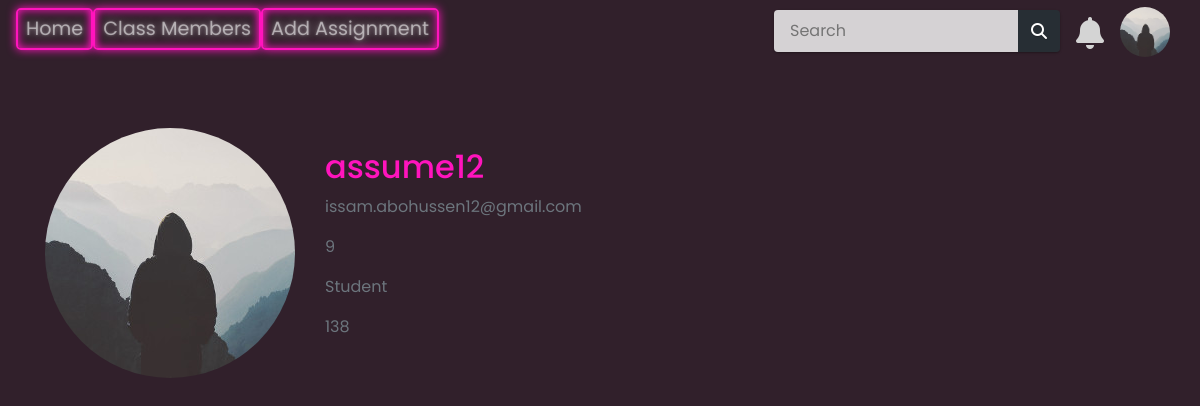
Page /assume12 (signed in) on the committed database.
### tables this page shows
CREATE TABLE users (id INTEGER PRIMARY KEY AUTOINCREMENT NOT NULL, username TEXT NOT NULL, email TEXT NOT NULL, password TEXT NOT NULL, role TEXT NOT NULL, school TEXT NOT NULL, grade TEXT NOT NULL, profile_pic TEXT NOT NULL, groupNumber INTEGER NOT NULL);

### app.py (the view)
@app.route('/<username>', methods=['GET', 'POST'])
@login_required
def profile_from_others(username):
    user = db.execute("SELECT * FROM users WHERE username = ?;", username)
    if len(user) != 1:
        flash("Page not found", "error")
        return redirect("/")
    elif user[0]["id"] == session["user_id"]:
        return redirect("/profile")
    else:
        username = user[0]["username"]
        email = user[0]["email"]
        password = user[0]["password"]
        role = user[0]["role"]
        grade = user[0]["grade"]
        profile_pic_path = user[0]["profile_pic"]
        image_file = profile_pic_path
        groupNumber = user[0]["groupNumber"]
        navbar_data = get_navbar_data(session["user_id"])
        return render_template('other_user_profile.html', title='Account', image_file=os.path.join(app.config["UPLOAD_FODER"], image_file), username=username, email=email, password=password, role=role, grade=grade,groupNumber=groupNumber, loggedIn="True", navbar_data=navbar_data)

### app.py (called while the page is built)
@app.after_request
def after_request(response):
    response.headers["Cache-Control"] = "no-cache, no-store, must-revalidate"
    response.headers["Expires"] = 0
    response.headers["Pragma"] = "no-cache"
    return response

### helpers.py (called while the page is built, shortened)
def login_required(f):
    @wraps(f)
    def decorated_function(*args, **kwargs):
        if session.get("user_id") is None:
            return redirect("/login")
        return f(*args, **kwargs)
    return decorated_function

def get_navbar_data(userId):
    row = db.execute("SELECT * FROM users WHERE id = ?", userId)
    role = row[0]["role"]
    username = row[0]["username"]
    groupNumber = row[0]["groupNumber"]
    profile_pic_path = row[0]["profile_pic"]
    notifications = db.execute("SELECT * FROM notifications WHERE userId = ? ORDER BY dateTime DESC;", session["user_id"])
    navbar_data = [
        {"username": username,
        "groupNumber": groupNumber,
        "role": role,
        "profile_pic_path": profile_pic_path},
        {"notifications": notifications},
        {"notificationslenght": len(notifications)}
    ]
    return navbar_data

### templates/other_user_profile.html (shortened to what this page needs)
{% extends "base.html" %} {% block title %}Verify{% endblock %} {% block content %}
<head>
    <link rel="stylesheet" href="{{ url_for('static', filename='styles/btn_style.css')}}">
</head>
<body style="background-color: hsl(323 21% 16%);">
</body>
<div class="content-section">
    <div class="media">
        <img class="rounded-circle account-img" src="{{ image_file }}">
        <div class="media-body">
            <h2 class="account-heading username-text">{{ username }}</h2>
            <p class="text-secondary email-text">{{ email }}</p>
            <p class="text-secondary email-text">{{ grade }}</p>
            <p class="text-secondary email-text">{{ role }}</p>
            <p class="text-secondary email-text">{{ groupNumber }}</p>
        </div>
    </div>
    <br />
</div>
{% endblock %}

### templates/base.html (shortened to what this page needs)
<!DOCTYPE html>
<html>
<head>
    <link rel="stylesheet" href="https://stackpath.bootstrapcdn.com/bootstrap/4.4.1/css/bootstrap.min.css" />
    <link rel="stylesheet" href="https://stackpath.bootstrapcdn.com/font-awesome/4.7.0/css/font-awesome.min.css" />
    <link rel="stylesheet" href="/static/styles/base.css"/>
</head>
<body>
    <nav class="navbar navbar-expand-lg navbar-dark">
        <div class="collapse navbar-collapse" id="navbar">
            <div class="navbar-nav">
                {% if  loggedIn=="True"%}
                <a class="nav-item nav-link neon-button-nav" id="home" href="/">Home</a>
                <a class="nav-item nav-link neon-button-nav" id="ClassMembers" href="/ClassMembers">Class Members</a>
                {% if  navbar_data[0]["role"] =="Teacher"%}
                <a class="nav-item nav-link neon-button-nav" id="AddVokabulary" href="/AddAssignment">Add Assignment</a>
                {% endif %}
                {% else %}
                <a class="nav-item nav-link neon-button-nav" id="login" href="/login">Login</a>
                <a class="nav-item nav-link neon-button-nav" id="signUp" href="/sign-up">Sign Up</a>
                {% endif %}
            </div>
        </div>
    </nav>
    {% if  loggedIn=="True"%}
    <div class="action">
      <div id="profile" class="profile">
        <img src="/static/profile_pics/{{ navbar_data[0]["profile_pic_path"] }}">
      </div>
    </div>
    <div id="wrapper" class="wrapper">
      <div class="notification_wrap">
        <div class="notification_icon">
          <i class="fas fa-bell"></i>
        </div>
    </div>
    <div class="search">
      <input id="serchBox" type="text" class="textbox" placeholder="Search">
      <input title="Search" value="" type="submit" class="button">
    </div>
    {% endif %}
  </div>
    <div class="container">{% block content %} {% endblock %}</div>
</body>
</html>

### static/styles/base.css (style rules this page uses)
* { margin: 0; padding: 0; font-family: 'Poppins', sans-serif; }
.action { position: fixed; top: 7px; right: 30px; z-index: 10; }
.action .profile { position: relative; width: 50px; height: 50px; border-radius: 50%; overflow: hidden; cursor: pointer; }
.action .profile img { position: absolute; top: 0; left: 0; width: 100%; height: 100%; object-fit: cover; }
.wrapper { position: fixed; top: 10px; right: -140px; z-index: 9; }
.notification_wrap { width: 500px; }
.notification_wrap .notification_icon { position: relative; width: 50px; height: 50px; font-size: 32px; margin: 0 auto; text-align: center; color: #d4d4d4; }
.notification_wrap .notification_icon .fa-bell { cursor: pointer; }
.search { outline: 0; -webkit-box-shadow: 0 1px 3px rgba(0, 0, 0, 0.12), 0 1px 2px rgba(0, 0, 0, 0.24); box-shadow: 0 1px 3px rgba(0, 0, 0, 0.12), 0 1px 2px rgba(0, 0, 0, 0.24); -webkit-border-radius: 4px; border-radius: 4px; position: fixed; top: 10px; right: 140px; }
.search > .textbox { outline: 0; height: 42px; width: 244px; line-height: 42px; padding: 0 16px; background-color: rgba(255, 255, 255, 0.8); color: #212121; border: 0; float: left; -webkit-border-radius: 4px 0 0 4px; border-radius: 4px 0 0 4px; }
.search > .button { outline: 0; background: none; background-color: rgba(38, 50, 56, 0.8); float: left; height: 42px; width: 42px; text-align: center; line-height: 42px; border: 0; color: #FFF; font: normal normal normal 14px/1 FontAwesome; font-size: 16px; text-rendering: auto; text-shadow: 0 1px 1px rgba(0, 0, 0, 0.2); -webkit-transition: background-color .4s ease; transition: background-color .4s ease; -webkit-border-radius: 0 4px 4px 0; border-radius: 0 4px 4px 0; }

### static/styles/btn_style.css (style rules this page uses)
:root { --clr-neon: hsl(317 100% 54%); --clr-bg: hsl(323 21% 16%); }
*, *::before, *::after { box-sizing: border-box; }
body { min-height: 100vh; background: var(--clr-bg); font-family: "Balsamiq Sans", cursive; color: var(--clr-neon); }
.neon-button-nav { font-size: 1.2rem; display: inline-block; cursor: pointer; text-decoration: none; color: var(--clr-neon); border: var(--clr-neon) 0.125em solid; padding: 0.25em 1em; border-radius: 0.25em; text-shadow: 0 0 0.125em hsl(0 0% 100% / 0.3), 0 0 0.45em currentColor; box-shadow: inset 0 0 0.5em 0 var(--clr-neon), 0 0 0.5em 0 var(--clr-neon); position: relative; padding-left: 30em; padding-right: 30em; }
.neon-button-nav::after { content: ""; position: absolute; top: 0; bottom: 0; left: 0; right: 0; box-shadow: 0 0 2em 0.5em var(--clr-neon); opacity: 0; background-color: var(--clr-neon); z-index: -1; transition: opacity 100ms linear; }
.email-text { color: rgb(105, 255, 230); margin-left: 30px; }
.username-text { margin-top: 20px; margin-left: 30px; }
.content-section { margin-top: 20px; margin-top: 70px; }

### rows in the picture
users: profile_pic (placeholder picture)
users: username "assume12", email "issam.abohussen12@gmail.com", role "Student"

### other values in the picture
{{ grade }} "9"
{{ groupNumber }} "138"
